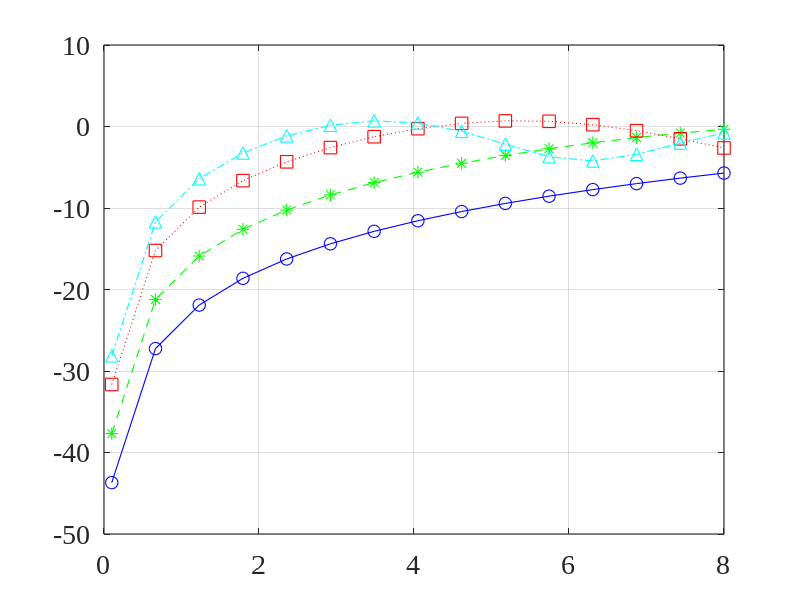
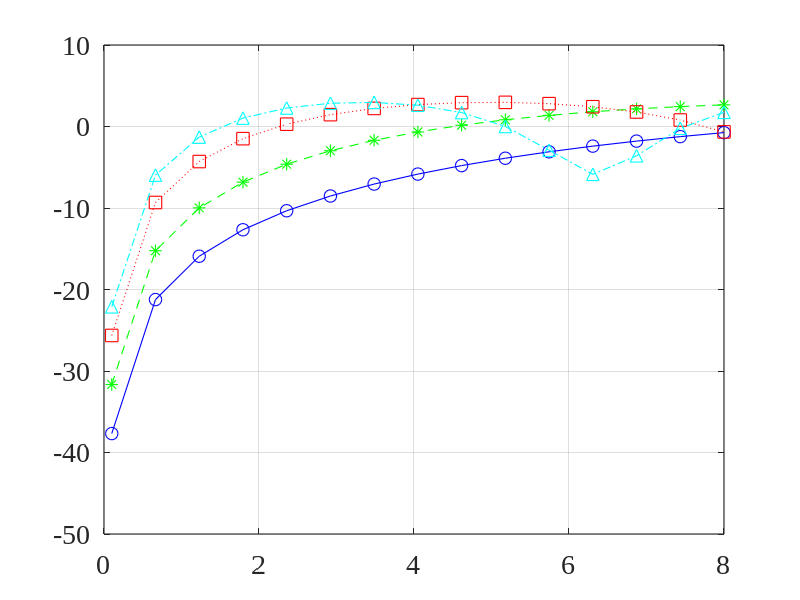
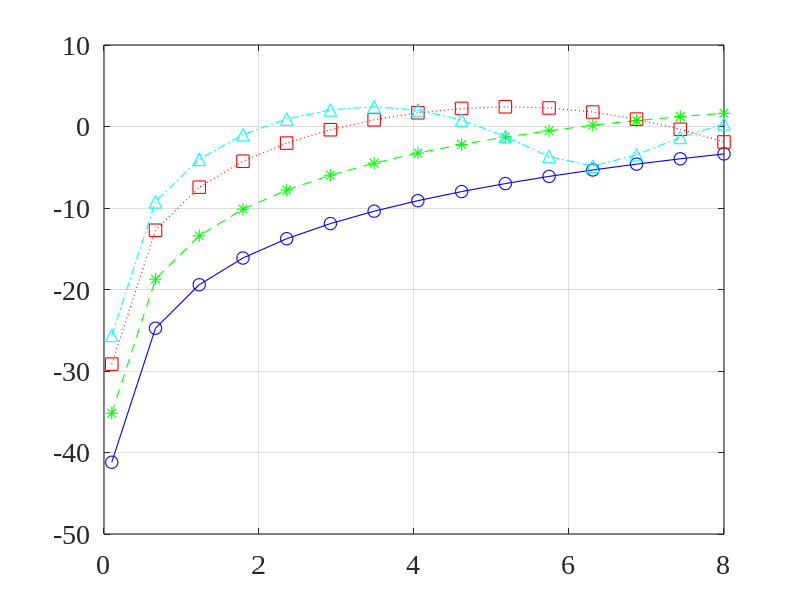
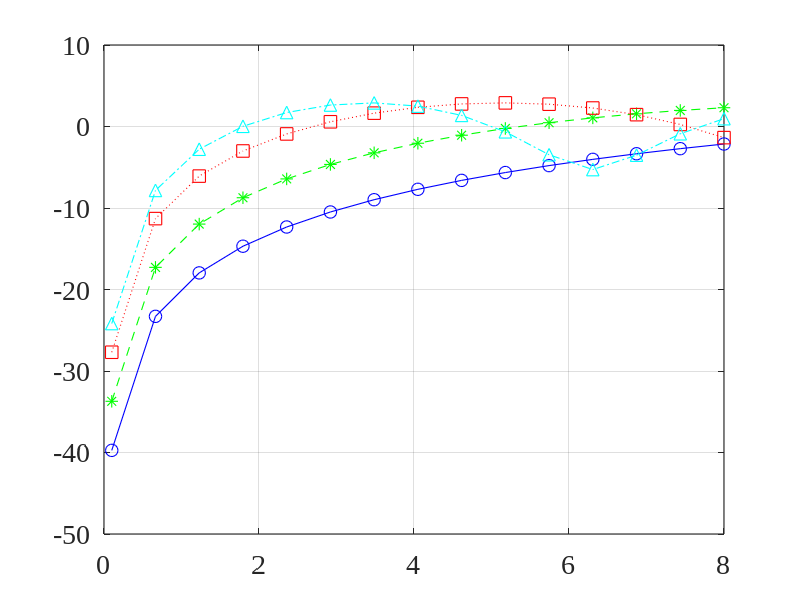

Write the MATLAB code that produced these figures, in order.
close all; clc; clear all;
linewd = 0.8;
hcfontsize = 20;
MarkerSize=9;
c=340;

theta_d=0/180*pi;
M=2;     % number of microphones
[m_mat,n_mat]=meshgrid(1:M,1:M);

delta_values=[0.005 0.01 0.02 0.03];     % distance between microphones
f=linspace(100,8e3,15)';  % frequency

W1_dB_values=zeros(length(f),length(delta_values));
W2_dB_values=zeros(length(f),length(delta_values));
W3_dB_values=zeros(length(f),length(delta_values));
W4_dB_values=zeros(length(f),length(delta_values));

for idxD=1:length(delta_values)
    delta=delta_values(idxD);
    for idx_f=1:length(f)
        fk=f(idx_f);
        d=exp(-1i*2*pi*fk*delta/c*(0:M-1)'*cos(theta_d));
        Gamma0=sinc(2*fk*delta/c*(m_mat-n_mat));
        b1=[0; 1];  % dipole
        f_bar=2*pi*delta/c*fk*(0:M-1)';
        b0bar=[besselj(0,f_bar(1)); besselj(0,f_bar(2))];
        b1bar=[2i*besselj(1,f_bar(1)); 2i*besselj(1,f_bar(2))];
        B1bar=[b0bar.'; b1bar.'];
        h=B1bar\b1;
        W1_dB_values(idx_f,idxD)=10*log10(abs(h'*d)^2/(h'*h));
        b1=[0.5; 0.5];  % cardioid
        f_bar=2*pi*delta/c*fk*(0:M-1)';
        b0bar=[besselj(0,f_bar(1)); besselj(0,f_bar(2))];
        b1bar=[2i*besselj(1,f_bar(1)); 2i*besselj(1,f_bar(2))];
        B1bar=[b0bar.'; b1bar.'];
        h=B1bar\b1;
        W2_dB_values(idx_f,idxD)=10*log10(abs(h'*d)^2/(h'*h));
        b1=[0.25; 0.75];  % hypercardioid
        f_bar=2*pi*delta/c*fk*(0:M-1)';
        b0bar=[besselj(0,f_bar(1)); besselj(0,f_bar(2))];
        b1bar=[2i*besselj(1,f_bar(1)); 2i*besselj(1,f_bar(2))];
        B1bar=[b0bar.'; b1bar.'];
        h=B1bar\b1;
        W3_dB_values(idx_f,idxD)=10*log10(abs(h'*d)^2/(h'*h));
        b1=0.5*[3^0.5-1; 3-3^0.5];  % supercardioid
        f_bar=2*pi*delta/c*fk*(0:M-1)';
        b0bar=[besselj(0,f_bar(1)); besselj(0,f_bar(2))];
        b1bar=[2i*besselj(1,f_bar(1)); 2i*besselj(1,f_bar(2))];
        B1bar=[b0bar.'; b1bar.'];
        h=B1bar\b1;
        W4_dB_values(idx_f,idxD)=10*log10(abs(h'*d)^2/(h'*h));
    end
end

figure
plot(f/1e3,W1_dB_values(:,1),'-bo','linewidth',linewd, 'MarkerSize',MarkerSize);
hold on
plot(f/1e3,W1_dB_values(:,2),'--g*','linewidth',linewd, 'MarkerSize',MarkerSize);
plot(f/1e3,W1_dB_values(:,3),':rs','linewidth',linewd, 'MarkerSize',MarkerSize);
plot(f/1e3,W1_dB_values(:,4),'-.c^','linewidth',linewd, 'MarkerSize',MarkerSize);
hold off
set(gca, 'Color', [1, 1, 1]);
set(gca, 'FontName', 'Times New Roman');
set(gca, 'FontSize', hcfontsize);
set(gca, 'LineWidth', linewd);
set(gca,'YLim',[-50 10]);
box on; grid on;

figure
plot(f/1e3,W2_dB_values(:,1),'-bo','linewidth',linewd, 'MarkerSize',MarkerSize);
hold on
plot(f/1e3,W2_dB_values(:,2),'--g*','linewidth',linewd, 'MarkerSize',MarkerSize);
plot(f/1e3,W2_dB_values(:,3),':rs','linewidth',linewd, 'MarkerSize',MarkerSize);
plot(f/1e3,W2_dB_values(:,4),'-.c^','linewidth',linewd, 'MarkerSize',MarkerSize);
hold off
set(gca, 'Color', [1, 1, 1]);
set(gca, 'FontName', 'Times New Roman');
set(gca, 'FontSize', hcfontsize);
set(gca, 'LineWidth', linewd);
set(gca,'YLim',[-50 10]);
box on; grid on;

figure
plot(f/1e3,W3_dB_values(:,1),'-bo','linewidth',linewd, 'MarkerSize',MarkerSize);
hold on
plot(f/1e3,W3_dB_values(:,2),'--g*','linewidth',linewd, 'MarkerSize',MarkerSize);
plot(f/1e3,W3_dB_values(:,3),':rs','linewidth',linewd, 'MarkerSize',MarkerSize);
plot(f/1e3,W3_dB_values(:,4),'-.c^','linewidth',linewd, 'MarkerSize',MarkerSize);
hold off
set(gca, 'Color', [1, 1, 1]);
set(gca, 'FontName', 'Times New Roman');
set(gca, 'FontSize', hcfontsize);
set(gca, 'LineWidth', linewd);
set(gca,'YLim',[-50 10]);
box on; grid on;

figure
plot(f/1e3,W4_dB_values(:,1),'-bo','linewidth',linewd, 'MarkerSize',MarkerSize);
hold on
plot(f/1e3,W4_dB_values(:,2),'--g*','linewidth',linewd, 'MarkerSize',MarkerSize);
plot(f/1e3,W4_dB_values(:,3),':rs','linewidth',linewd, 'MarkerSize',MarkerSize);
plot(f/1e3,W4_dB_values(:,4),'-.c^','linewidth',linewd, 'MarkerSize',MarkerSize);
hold off
set(gca, 'Color', [1, 1, 1]);
set(gca, 'FontName', 'Times New Roman');
set(gca, 'FontSize', hcfontsize);
set(gca, 'LineWidth', linewd);
set(gca,'YLim',[-50 10]);
box on; grid on;
